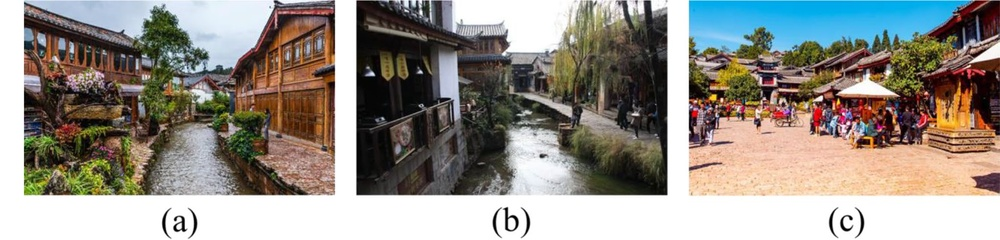
#> input picture data/extracted_images/10.1007_s00530-024-01514-6/10.1007_s00530-024-01514-6_p05_img01.jpeg, 1000 x 240 px, shrunk from 2044 x 491 before the run; its folder holds only this picture in this run
$ python -i new_attributes_batch3.py   (imports and definitions only)   (older library calls are emulated)
#> lines starting #> are read from the running program, lines starting #| are printed output that depends on the picture; after the words box and inside, x2 and y2 are one past the last pixel; in counts of white or black regions, pixels touching at a corner belong together
### src/vision/new_attributes.py
"""NEW Attribute Implementations: NEW-03, NEW-07, NEW-10

Implementation of three critical vision attributes identified in the Kirsh
Decision Tree analysis for causal-theoretic environmental characterization.

Attributes:
-----------
NEW-03: Sky Proportion and Horizon Ratio (Tier 2)
    Measures outdoor vs. indoor indicators through sky segmentation and
    horizon line detection. Essential for windows/nature views category.

NEW-07: Material Diversity Index (Tier 2)
    Quantifies the number of distinct material types visible in a scene.
    Important for understanding aesthetic complexity and biophilic design.

NEW-10: Person/Face Density Estimation (Tier 2)
    Detects and counts visible people in scenes. Indicator of crowding
    perception and social environmental characteristics.

Theoretical Warrant:
-------------------
These attributes were discovered through application of David Kirsh's
decision tree method to 23,029 environmental stimulus descriptions from
empirical literature. Each attribute addresses an essential dimension
identified in the equivalence class analysis.

Sky Proportion (NEW-03) operationalizes the "outdoor vs. indoor" distinction
in windows/nature view scenarios, supported by research on visual restoration
and biophilic design (Kaplan & Kaplan 1989; Gaspari 2015).

Material Diversity (NEW-07) captures aesthetic complexity relevant to art/
decoration and material composition categories, grounded in complexity
preference literature (Berlyne 1971; Reber et al. 2004).

Person Density (NEW-10) quantifies crowding, which affects stress hormones,
restoration, and psychological well-being (Regoeczi 2008; Stokols 1972).

References:
----------
- Berlyne, D. E. (1971). Aesthetics and psychobiology. Appleton-Century-Crofts.
- Gaspari, J. (2015). Biophilic architecture. In S. Kellert et al. (Eds.),
  Biophilic design (pp. 221-249). Wiley.
- Kaplan, R., & Kaplan, S. (1989). The experience of nature. Cambridge.
- Reber, R., Schwarz, N., & Winkielman, P. (2004). Processing fluency and
  aesthetic pleasure. Personality and Social Psychology Review, 8(4), 364-382.
- Regoeczi, W. C. (2008). Crowding, status, and burnout. Social Indicators
  Research, 89(1), 63-77.
- Stokols, D. (1972). On the distinction between density and crowding.
  Psychological Review, 79(3), 275-288.
"""

import logging
from typing import Dict, List, Any, Tuple, Optional
from pathlib import Path

import cv2
import numpy as np
from scipy import ndimage
from scipy.ndimage import generic_filter

logger = logging.getLogger(__name__)


class ImageProcessingError(Exception):
    """Base exception for image processing failures."""
    pass


class SkyDetectionError(ImageProcessingError):
    """Raised when sky detection fails."""
    pass


class MaterialDetectionError(ImageProcessingError):
    """Raised when material diversity analysis fails."""
    pass


class PersonDetectionError(ImageProcessingError):
    """Raised when person detection fails."""
    pass


def _load_image(image_path: str, as_rgb: bool = True) -> np.ndarray:
    """Load an image from file path.

    Args:
        image_path: Path to image file
        as_rgb: If True, convert BGR to RGB (OpenCV loads as BGR)

    Returns:
        Image array (H x W x 3 for RGB)

    Raises:
        ImageProcessingError: If image cannot be loaded
    """
#> called with as_rgb = True
    path = Path(image_path)
    if not path.exists():
        raise ImageProcessingError(f"Image file not found: {image_path}")

    image = cv2.imread(str(path))
#> image is the input picture: shape (240, 1000, 3); mean B, G, R 136.6, 143.8, 148.7
    if image is None:
        raise ImageProcessingError(f"Failed to load image: {image_path}")

    if as_rgb:
        image = cv2.cvtColor(image, cv2.COLOR_BGR2RGB)

    return image


# [562 lines left out: functions compute_sky_proportion, compute_material_diversity, compute_person_density, not called in this run]

### src/vision/new_attributes_batch3.py
"""NEW Attribute Implementations: NEW-01, NEW-02, NEW-09, NEW-11

Implementation of four CPU-friendly vision attributes for environmental characterization
using only OpenCV, NumPy, and SciPy (no deep learning models).

Attributes:
-----------
NEW-01: Vegetation Segmentation Ratio
    Detects vegetation using HSV green color segmentation and morphological
    operations. Returns vegetation coverage and spatial distribution.

NEW-02: Scene Depth Estimation (Monocular Cues)
    Estimates relative depth using monocular visual cues (texture gradient,
    perspective convergence, focus blur) without neural networks.

NEW-09: Acoustic Privacy Proxy
    Estimates acoustic characteristics from visual features (proxy measurement).
    Combines enclosure detection, material classification, and volume estimation.

NEW-11: Visual Privacy
    Estimates visual privacy/exposure level from edge density, openness,
    and enclosure detection.

Theoretical Warrant:
-------------------
These attributes operationalize environmental design dimensions identified in
biophilic design and environmental psychology literature.

Vegetation (NEW-01) relates to biophilic design principles and restoration
(Kellert et al. 2008; Kaplan & Kaplan 1989).

Depth estimation (NEW-02) supports spatial perception and comfort (Gibson 1950;
Cutting & Vishton 1995).

Acoustic privacy (NEW-09) and visual privacy (NEW-11) address environmental control
and stress reduction (Evans & Cohen 2004; Sundstrom et al. 1996).

References:
----------
- Cutting, J. E., & Vishton, P. M. (1995). Perceiving layout and knowing
  distances. Handbook of Perception and Cognition, 5, 69-117.
- Evans, G. W., & Cohen, S. (2004). Environmental stress. Handbook of
  Environmental Psychology, 571-610.
- Gibson, J. J. (1950). The perception of the visual world. Houghton Mifflin.
- Kaplan, R., & Kaplan, S. (1989). The experience of nature. Cambridge.
- Kellert, S. R., Heerwagen, J., & Mador, M. (Eds.). (2008). Biophilic design:
  The theory, science and practice of bringing buildings to life. Wiley.
- Sundstrom, E., Town, J. P., Rice, R. W., Osborn, D. P., & Brill, M. (1996).
  Office noise, satisfaction, and performance. Environment and Behavior, 28(2),
  195-222.
"""

import logging
from typing import Dict, List, Any, Tuple, Optional
from pathlib import Path

import cv2
import numpy as np
from scipy import ndimage
from scipy.ndimage import label, find_objects

# Import helpers and exceptions from parent module
from .new_attributes import _load_image, ImageProcessingError

logger = logging.getLogger(__name__)


class VegetationDetectionError(ImageProcessingError):
    """Raised when vegetation detection fails."""
    pass


class DepthEstimationError(ImageProcessingError):
    """Raised when depth estimation fails."""
    pass


class AcousticProxyError(ImageProcessingError):
    """Raised when acoustic proxy analysis fails."""
    pass


class VisualPrivacyError(ImageProcessingError):
    """Raised when visual privacy analysis fails."""
    pass


# [485 lines left out: functions compute_vegetation_segmentation, compute_depth_estimation_monocular, compute_acoustic_privacy_proxy, not called in this run]


def compute_visual_privacy(
    image_path: str,
    verbose: bool = False
) -> Dict[str, Any]:
    """Estimate visual privacy/exposure level from image features.

    NEW-11: Visual Privacy

    Estimates how exposed or private a scene appears based on:
    1. Edge density at image periphery (barriers = high edge density)
    2. Sky/ceiling detection (open = low privacy)
    3. Depth of field (short depth = enclosed, more private)
    4. Window/opening detection (bright rectangular regions)

    Method:
    -------
    Combines multiple visual cues into a privacy score. High privacy means
    scene is enclosed with barriers. Low privacy means scene is open
    with clear sightlines.

    Args:
        image_path: Path to input RGB image
        verbose: Print debug information

    Returns:
        Dict with:
        - privacy_score: Privacy level [0, 1] (0=exposed, 1=private)
        - openness_ratio: How much of scene is open space [0, 1]
        - barrier_count: Estimated number of barriers (edges at periphery)
        - sightline_depth: Estimated depth of scene [0, 1]
        - enclosure_level: "open", "semi", or "enclosed"
        - window_ratio: Proportion of bright openings (windows, etc.)
        - confidence: Confidence in estimate [0, 1]

    Raises:
        VisualPrivacyError: If processing fails

    References:
    -----------
    Evans, G. W., & Cohen, S. (2004). Environmental stress. Handbook of
    Environmental Psychology, 571-610.

    Sundstrom, E., Town, J. P., Rice, R. W., Osborn, D. P., & Brill, M. (1996).
    Office noise, satisfaction, and performance. Environment and Behavior,
    28(2), 195-222.
    """
    try:
        image = _load_image(image_path, as_rgb=True)
        h, w = image.shape[:2]
        total_pixels = h * w

        if image.dtype != np.uint8:
            image = (image / image.max() * 255).astype(np.uint8)

        gray = cv2.cvtColor(image, cv2.COLOR_RGB2GRAY)
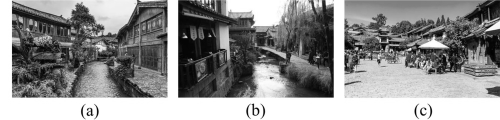
#> gray: shape (240, 1000) (shown at 1/2 size); min 0, max 255, mean 144.4
        hsv = cv2.cvtColor(image, cv2.COLOR_RGB2HSV)
#> hsv: shape (240, 1000, 3); mean H, S, V 41, 69.4, 159.5

        # ---- Barrier detection (edge density at periphery) ----
        edges = cv2.Canny(gray, 50, 150)
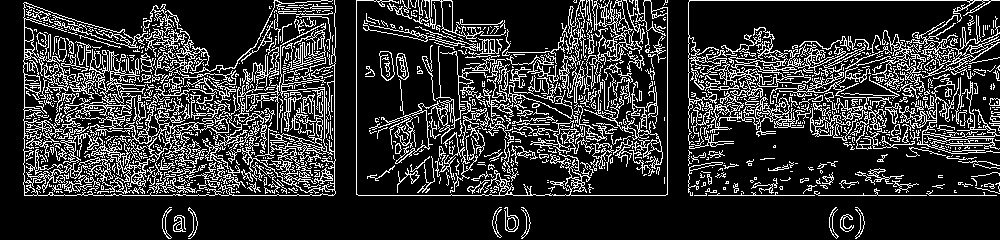
#> edges: shape (240, 1000); 19.2% white in thin lines or dots

        # Periphery: edges near borders (assume barriers are on edges)
        border_width = max(w // 6, 20)
        border_height = max(h // 6, 20)

        top_border = edges[:border_height, :]
#> top_border: shape (40, 1000); 13.9% white in thin lines or dots
        bottom_border = edges[h-border_height:, :]
#> bottom_border: shape (40, 1000); 1.8% white in thin lines or dots, all inside (x1, y1, x2, y2) = (162, 7, 865, 39)
        left_border = edges[:, :border_width]
#> left_border: shape (240, 166); 22% white in thin lines or dots, all inside (x1, y1, x2, y2) = (23, 2, 166, 235)
        right_border = edges[:, w-border_width:]
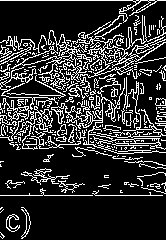
#> right_border: shape (240, 166); 19.1% white in thin lines or dots

        border_edge_pixels = (
            cv2.countNonZero(top_border) +
            cv2.countNonZero(bottom_border) +
            cv2.countNonZero(left_border) +
            cv2.countNonZero(right_border)
        )
#> border_edge_pixels = 22651

        border_edge_density = border_edge_pixels / (
            (border_width * h * 2) + (border_height * w * 2)
        )
#> border_edge_density = 0.142

        # Estimate barrier count from edge density
        # Rough heuristic: cluster edges to estimate number of barriers
        barrier_count = max(int(border_edge_density * 20), 0)
#> barrier_count = 2

        # ---- Openness ratio (inverse of sky detection) ----
        lower_blue = np.array([90, 50, 150])
        upper_blue = np.array([170, 255, 255])
        sky_mask = cv2.inRange(hsv, lower_blue, upper_blue)
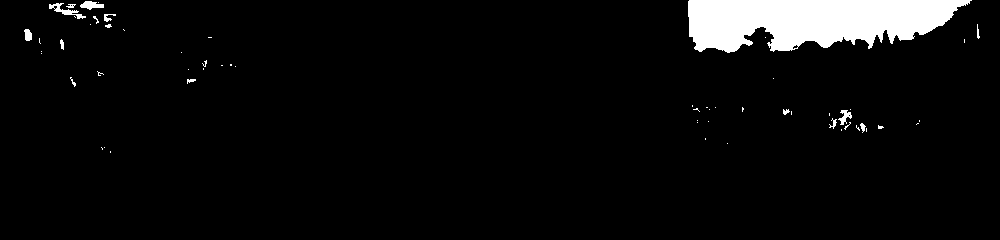
#> sky_mask: shape (240, 1000); 5% white; 59 white regions (45 under 20 px), largest, box (x1, y1, x2, y2) and area: (688, 0, 972, 53) 10958, (49, 3, 86, 19) 177, (80, 1, 104, 10) 134
        sky_ratio = cv2.countNonZero(sky_mask) / total_pixels
#> sky_ratio = 0.0496
        openness_ratio = sky_ratio
#> openness_ratio = 0.0496

        # ---- Sightline depth (from depth cues) ----
        # Estimate using texture gradient
        mid_h = h // 2
        top_edges = edges[:mid_h, :]
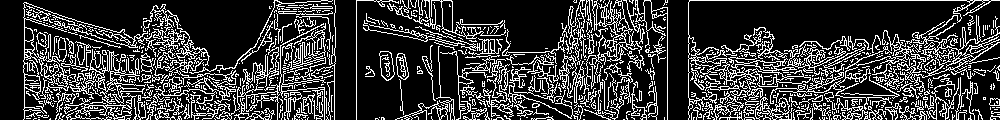
#> top_edges: shape (120, 1000); 22.7% white in thin lines or dots
        bottom_edges = edges[mid_h:, :]
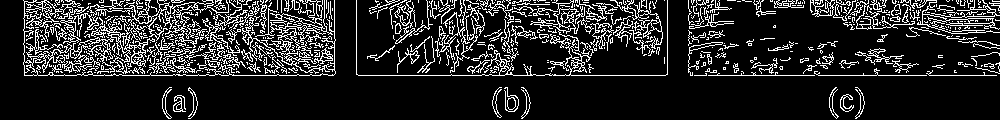
#> bottom_edges: shape (120, 1000); 15.6% white in thin lines or dots

        top_texture = cv2.countNonZero(top_edges) / top_edges.size
#> top_texture = 0.227
        bottom_texture = cv2.countNonZero(bottom_edges) / bottom_edges.size
#> bottom_texture = 0.156

        # Positive gradient (more texture at bottom) suggests depth
        sightline_depth = max(bottom_texture - top_texture, 0.0)
#> sightline_depth = 0

        # ---- Window detection (bright rectangular regions) ----
        # Windows are typically bright (high value in HSV)
        lower_bright = np.array([0, 0, 200])
        upper_bright = np.array([180, 100, 255])
        bright_mask = cv2.inRange(hsv, lower_bright, upper_bright)
#> bright_mask: shape (240, 1000); 39% white; 541 white regions (492 under 20 px), largest, box (x1, y1, x2, y2) and area: (0, 0, 1000, 240) 83451, (452, 0, 581, 56) 4641, (440, 58, 459, 118) 669

        # Look for rectangular bright regions (characteristic of windows)
        # Use morphological operations to identify cohesive regions
        kernel = cv2.getStructuringElement(cv2.MORPH_ELLIPSE, (5, 5))
        bright_mask = cv2.morphologyEx(bright_mask, cv2.MORPH_CLOSE, kernel)
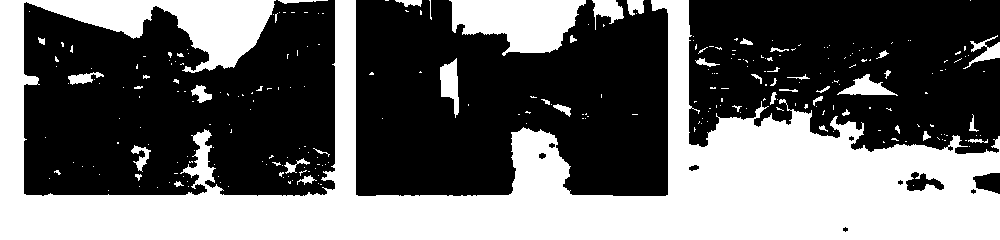
#> bright_mask: shape (240, 1000); 41.1% white; 278 white regions (234 under 20 px), largest, box (x1, y1, x2, y2) and area: (0, 0, 1000, 240) 88007, (449, 0, 586, 56) 5128, (440, 58, 459, 118) 673

        window_pixels = cv2.countNonZero(bright_mask)
#> window_pixels = 98560
        window_ratio = window_pixels / total_pixels
#> window_ratio = 0.411

        # ---- Enclosure level classification ----
        # Combine openness and barriers
        enclosure_level_score = (
            (1.0 - openness_ratio) * 0.5 +  # How enclosed (inverted openness)
            border_edge_density * 0.5  # How many barriers
        )
#> enclosure_level_score = 0.546

        if enclosure_level_score < 0.2:
            enclosure_level = "open"
        elif enclosure_level_score < 0.6:
            enclosure_level = "semi"
        else:
            enclosure_level = "enclosed"

        # ---- Privacy score ----
        # High privacy: enclosed, many barriers, low openness, short sightline
        privacy_score = (
            (1.0 - openness_ratio) * 0.3 +
            border_edge_density * 0.3 +
            (1.0 - sightline_depth) * 0.2 +
            (1.0 - window_ratio) * 0.2
        )
#> privacy_score = 0.646
        privacy_score = np.clip(privacy_score, 0.0, 1.0)

        # Confidence: high if signals are consistent
        signals_agree = (
            abs((1.0 - openness_ratio) - border_edge_density) < 0.3
        )
#> signals_agree = False
        confidence = 0.75 if signals_agree else 0.6
#> confidence = 0.6

        if verbose:
            logger.info(f"Privacy score: {privacy_score:.3f}")
            logger.info(f"Enclosure level: {enclosure_level}")
            logger.info(f"Openness: {openness_ratio:.3f}")
            logger.info(f"Barrier count: {barrier_count}")

        return {
            "privacy_score": float(privacy_score),
            "openness_ratio": float(openness_ratio),
            "barrier_count": int(barrier_count),
            "sightline_depth": float(sightline_depth),
            "enclosure_level": enclosure_level,
            "window_ratio": float(window_ratio),
            "border_edge_density": float(border_edge_density),
            "confidence": float(confidence),
        }

    except Exception as e:
        if isinstance(e, VisualPrivacyError):
            raise
        raise VisualPrivacyError(f"Visual privacy analysis failed: {str(e)}") from e

>>> result = compute_visual_privacy('../../data/extracted_images/10.1007_s00530-024-01514-6/10.1007_s00530-024-01514-6_p05_img01.jpeg')
#> result = {'privacy_score': 0.646, 'openness_ratio': 0.0496, 'barrier_count': 2, 'sightline_depth': 0, 'enclosure_level': 'semi', 'window_ratio': 0.411, 'border_edge_density': 0.142, 'confidence': 0.6}

$ run again, on data/extracted_images/10.1007_s00530-024-01514-6/10.1007_s00530-024-01514-6_p06_img01.jpeg
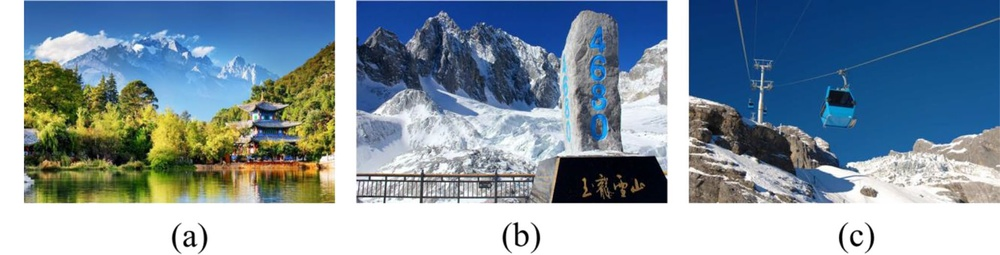
#> input picture data/extracted_images/10.1007_s00530-024-01514-6/10.1007_s00530-024-01514-6_p06_img01.jpeg, 1000 x 255 px, shrunk from 2044 x 521 before the run
#> in _load_image, image is the input picture: shape (255, 1000, 3); mean B, G, R 163.9, 150.8, 132.8
#> hsv: shape (255, 1000, 3); mean H, S, V 65.3, 98.6, 174.5
#> in compute_visual_privacy, `edges = cv2.Canny(gray, 50, 150)`:
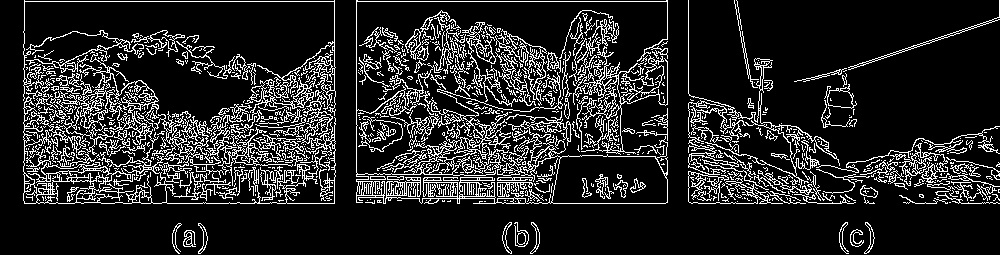
#> edges: shape (255, 1000); 15.1% white in thin lines or dots
#> top_border: shape (42, 1000); 6.5% white in thin lines or dots
#> bottom_border: shape (42, 1000); 1.7% white in thin lines or dots, all inside (x1, y1, x2, y2) = (172, 9, 875, 41)
#> left_border: shape (255, 166); 17.2% white in thin lines or dots, all inside (x1, y1, x2, y2) = (23, 0, 166, 204)
#> right_border: shape (255, 166); 7.7% white in thin lines or dots
#> border_edge_pixels = 13975
#> border_edge_density = 0.0829
#> barrier_count = 1
#> sky_mask: shape (255, 1000); 15.4% white; 366 white regions (325 under 20 px), largest, box (x1, y1, x2, y2) and area: (24, 0, 335, 120) 24390, (832, 52, 1000, 168) 3824, (617, 13, 667, 73) 1643
#> sky_ratio = 0.154
#> top_edges: shape (127, 1000); 14% white in thin lines or dots
#> bottom_edges: shape (128, 1000); 16.1% white in thin lines or dots
#> top_texture = 0.14
#> bottom_texture = 0.161
#> sightline_depth = 0.0208
#> in compute_visual_privacy, `bright_mask = cv2.morphologyEx(bright_mask, cv2.MORPH_CLOSE, kernel)`:
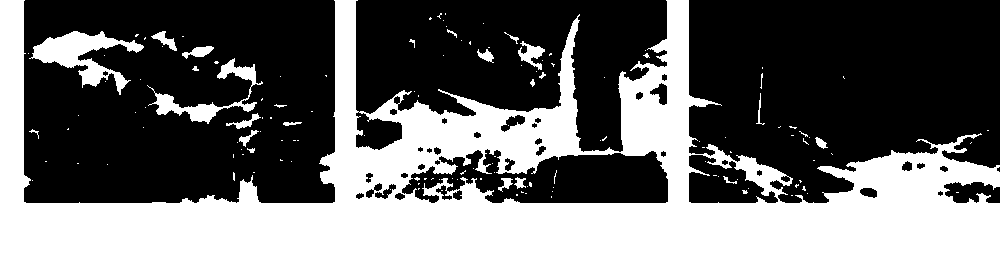
#> bright_mask: shape (255, 1000); 39.1% white; 138 white regions (113 under 20 px), largest, box (x1, y1, x2, y2) and area: (0, 0, 1000, 255) 93268, (29, 31, 144, 95) 2633, (147, 58, 263, 124) 1543
#> window_pixels = 99639
#> window_ratio = 0.391
#> enclosure_level_score = 0.464
#> privacy_score = 0.596
#> signals_agree = False
#> confidence = 0.6
#> result = {'privacy_score': 0.596, 'openness_ratio': 0.154, 'barrier_count': 1, 'sightline_depth': 0.0208, 'enclosure_level': 'semi', 'window_ratio': 0.391, 'border_edge_density': 0.0829, 'confidence': 0.6}
